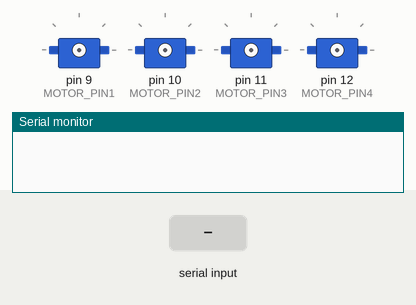
Recording of a sketch running on a simulated Arduino Uno, built with avr-gcc and run on an emulated ATmega328P. Parts: 4 × servo, the last lines printed to the serial monitor. Inputs (shaded band) come from the test bench.

Above: at 0.1 s.
At 3.4 s:
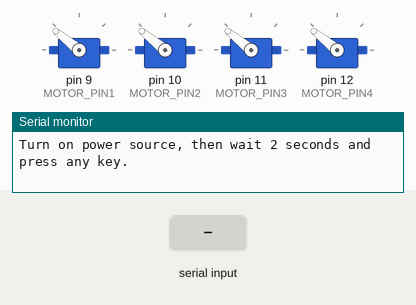
3.5 s: "90,45\n" received over Serial
At 4.7 s:
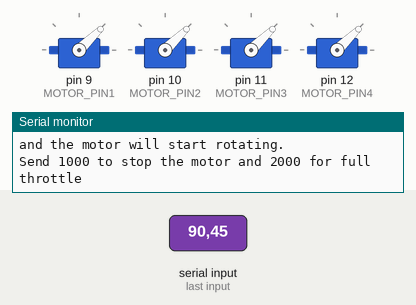
Timing chart, 0 to 6.5 s (numbered marks = the images above; inputs shaded):
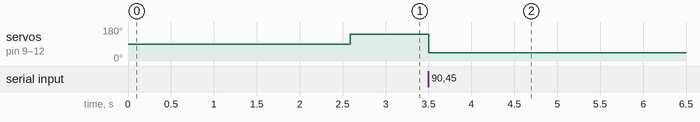

The sketch:

esc_calibration.ino
```cpp
/*ESC calibration*/
#include <Servo.h>

//max & min power sent to motors
#define SIGNAL_MAX 2000
#define SIGNAL_MIN 1000

//motor pin set up
#define MOTOR_PIN1 9   /*  1   2   */
#define MOTOR_PIN2 10  /*   \ /    */
#define MOTOR_PIN3 11  /*   / \    */
#define MOTOR_PIN4 12  /*  3   4   */


int serialInput = 1000;


Servo motor1;             /* Motors (servos), numbering:   1   2   */
Servo motor2;             /*                                \ /    */
Servo motor3;             /*                                / \    */
Servo motor4;             /*                               3   4   */


void setup() {
  //set serial monitor to baud 9600 and print out begin message
  Serial.begin(9600);
  Serial.println(" ");
  delay(1500);
  Serial.println("Program begin...");
  delay(1000);
  Serial.println("This program will start the ESC.");

  motor1.attach(MOTOR_PIN1);
  motor2.attach(MOTOR_PIN2);
  motor3.attach(MOTOR_PIN3);
  motor4.attach(MOTOR_PIN4);

  Serial.print("Now writing maximum output: (");Serial.print(SIGNAL_MAX);Serial.print(" us in this case)");Serial.print("\n");
  Serial.println("Turn on power source, then wait 2 seconds and press any key."); //plug in the Lipo battery

  //set the motors to 2000
  motor1.writeMicroseconds(SIGNAL_MAX);
  motor2.writeMicroseconds(SIGNAL_MAX);
  motor3.writeMicroseconds(SIGNAL_MAX);
  motor4.writeMicroseconds(SIGNAL_MAX);

  // Wait for input
  while (!Serial.available());
  Serial.read();

  // Send min output
  Serial.println("\n");
  Serial.println("\n");
  Serial.print("Sending minimum output: (");Serial.print(SIGNAL_MIN);Serial.print(" us in this case)");Serial.print("\n");

  //set the motors to 1000
  motor1.writeMicroseconds(SIGNAL_MIN);
  motor2.writeMicroseconds(SIGNAL_MIN);
  motor3.writeMicroseconds(SIGNAL_MIN);
  motor4.writeMicroseconds(SIGNAL_MIN);
  Serial.println("The ESC is calibrated");
  Serial.println("----");
  Serial.println("Now, type a values between 1000 and 2000 and press enter");
  Serial.println("and the motor will start rotating.");
  Serial.println("Send 1000 to stop the motor and 2000 for full throttle");

}

void loop() {

  if (Serial.available() > 0)
  {
    int serialInput = Serial.parseInt();  //Looks for the next valid integer in the incoming serial.
    if (serialInput > 999)
    {

      motor1.writeMicroseconds(serialInput);
      motor2.writeMicroseconds(serialInput);
      motor3.writeMicroseconds(serialInput);
      motor4.writeMicroseconds(serialInput);
      float motorSpeed = (serialInput-1000)/10;
      Serial.print("\n");
      Serial.println("Current motor speed:"); Serial.print("  "); Serial.print(motorSpeed); Serial.print("%");
    }
  }
}
```

Measured:
- after the input at 3.5 s, servo on pin 9 (MOTOR_PIN1), servo on pin 10 (MOTOR_PIN2), servo on pin 11 (MOTOR_PIN3), servo on pin 12 (MOTOR_PIN4): 141° → 44° at once
